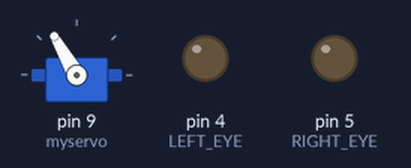
The sketch below on a simulated Arduino Uno, built with avr-gcc and run on an emulated ATmega328P. Parts: servo, output pins drawn as LEDs (lit = HIGH). Random numbers use the default seed unless the sketch sets one.

Above: at 0.2 s.
At 3.06 s:
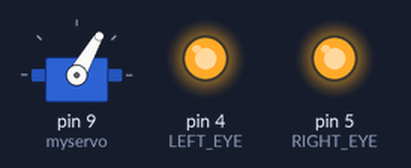
At 13.41 s:
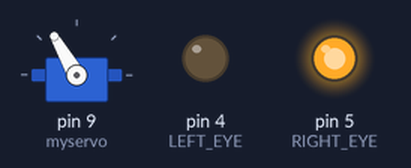
At 24.21 s:
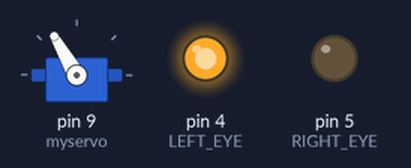
At 40.6 s:
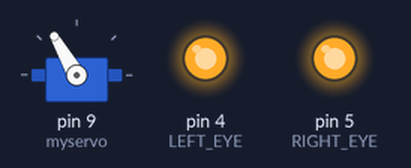
Timing chart, 0 to 41.9 s (numbered marks = the images above):
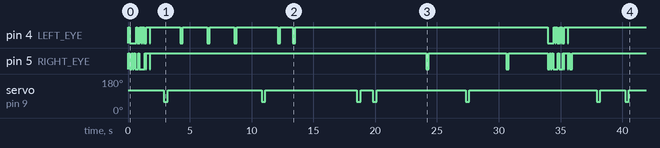

Measured:
- by itself, pin 4 (LEFT_EYE): HIGH → LOW at 0.15 s, → HIGH 0.50 s later, → LOW 0.10 s later, → HIGH 0.21 s later, … (34 changes in this stretch)
- by itself, servo on pin 9 (myservo): 120° → 60° at 2.9 s, → 120° 0.30 s later, → 60° 7.6 s later, → 120° 0.30 s later, … (14 changes in this stretch)

The sketch:

Servo-Blink.ino
```cpp
/* Costume
*/

#include <Servo.h>

const short LEFT_EYE = 4;
const short RIGHT_EYE = 5;

Servo myservo;  // create servo object to control a servo

int led1 = HIGH;

void setup() {
  myservo.attach(9);  // attaches the servo on pin 9 to the servo object

  myservo.write(120);

  pinMode(LEFT_EYE, OUTPUT);
  pinMode(RIGHT_EYE, OUTPUT);

  flicker();
}

void loop() {
  int this_time = random(60);

  if (this_time >= 48)   // Blink 12 times a minute
    blink();

  if (this_time == 5 || this_time == 6)   // Major malfunction a couple of times a minute
    flicker();

  if (this_time < 10)    // Minor malfunction 10 times a minute
    eyes_random(200);

  digitalWrite(LEFT_EYE, HIGH);     // Light up both eyes
  digitalWrite(RIGHT_EYE, HIGH);

  delay(1000);
}

void blink() {
  myservo.write(60);
  delay(300);     // Humans blink for 300-400ms

  myservo.write(120);
//  delay(500);
}

/**** FLICKER SEQUENCE ****
 * Currently only used for the startup sequence.  It's just a pattern of
 * on/off signals to the eye LEDs to simulate faulty wiring.
 * Uses macros #defined above, for conciseness
 ****/

void eyes_on(unsigned short x) {
  digitalWrite(LEFT_EYE, HIGH);
  digitalWrite(RIGHT_EYE, HIGH);
  delay(x);
}

void eyes_off(unsigned short x) {
  digitalWrite(LEFT_EYE, LOW);
  digitalWrite(RIGHT_EYE, LOW);
  delay(x);
}

void eyes_random(unsigned short x) {
  if(random(10) >= 5) {
    digitalWrite(LEFT_EYE, LOW);
    digitalWrite(RIGHT_EYE, HIGH);
  }
  else {
    digitalWrite(LEFT_EYE, HIGH);
    digitalWrite(RIGHT_EYE, LOW);
  }

  delay(x);
}

void flicker( void ) {
  eyes_on(150);
  eyes_off(150);

  for (int i = 80; i > 0; i -= 10){
    eyes_random(100);
    eyes_off(i);
  }

  eyes_on(300);
  eyes_off(50);
  eyes_on(100);
}
```
